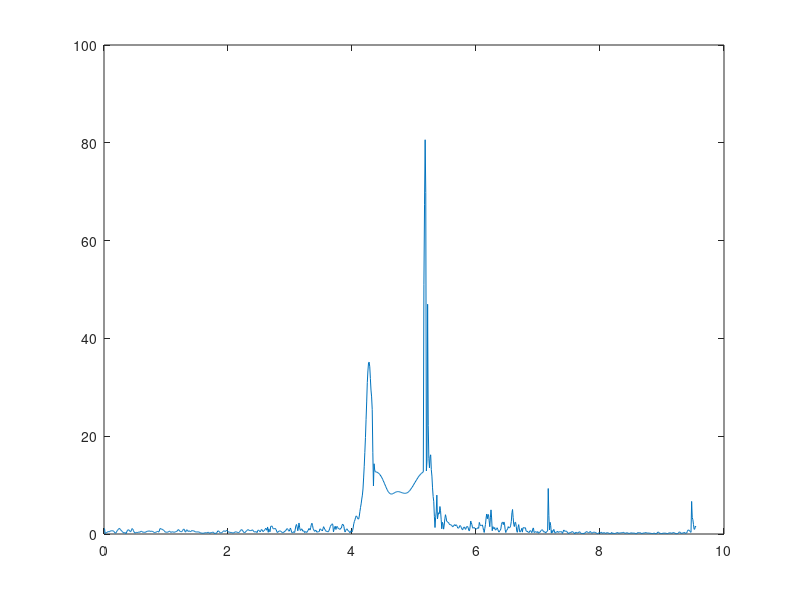

The MATLAB script that drew this image: (Note: this script raises an error after producing the figure.)
pkg load io
close all

accdata = dlmread('Raw Data.csv', ',', 1, 0);

plot(accdata(:,1),accdata(:,5))
[t, acc] = ginput(2);
t1 = t(1)
t2 = t(2)

tvoo = t2 - t1
altura = 9.81 * (tvoo^2)/8
